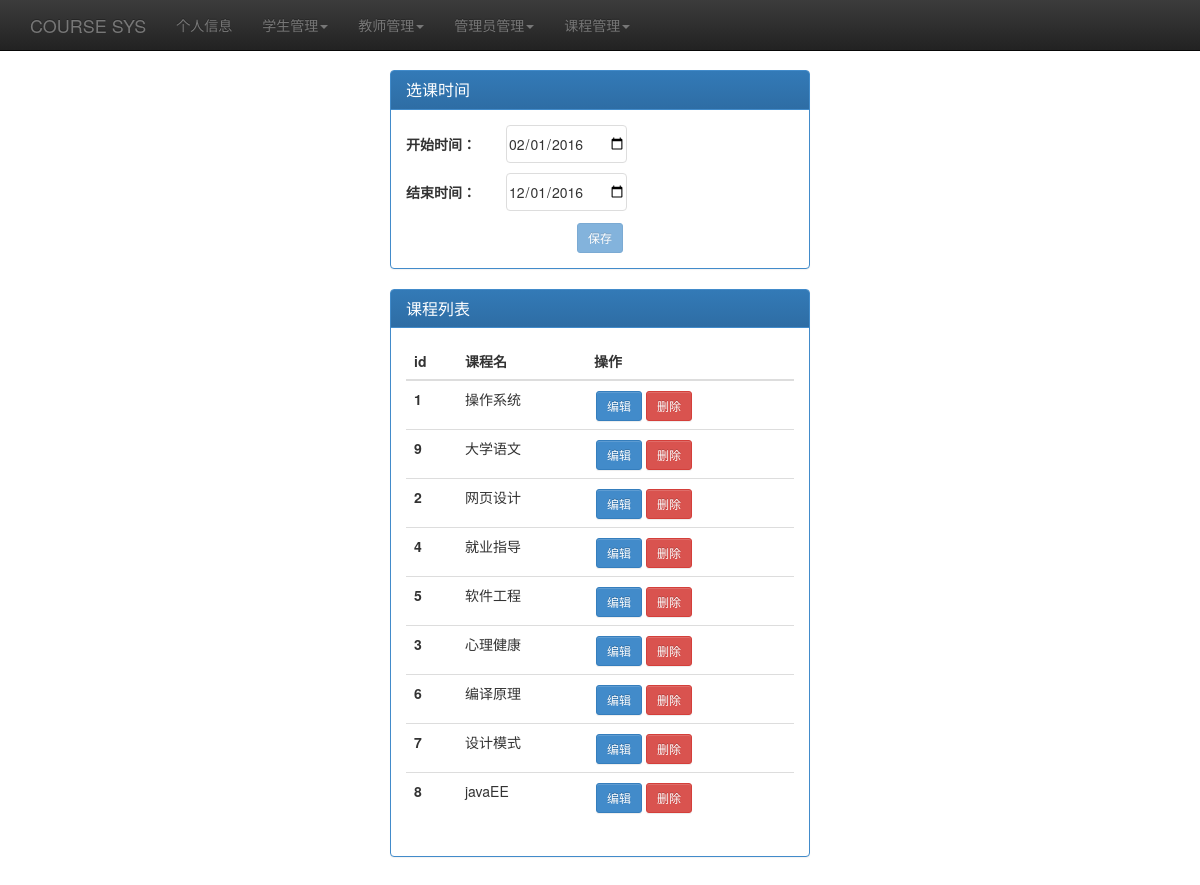
/view_course_inf.php, run on the app's committed database.
### tables this page shows
CREATE TABLE `t_time` (
  `starttime` date NOT NULL,
  `endtime` date NOT NULL,
  PRIMARY KEY  (`starttime`,`endtime`)
);

CREATE TABLE `t_course` (
  `Cno` int(11) NOT NULL auto_increment COMMENT '课程号',
  `Cname` varchar(20) NOT NULL COMMENT '课程名',
  `Ctype` int(11) default NULL COMMENT '课程类型',
  `Chour` int(11) default NULL COMMENT '课时',
  `Credit` int(11) default NULL COMMENT '学分',
  `Coursestart` int(11) default NULL COMMENT '开课时间',
  `Courseend` int(11) default NULL COMMENT '结课时间',
  `Price` double default NULL COMMENT '价格',
  `tno` int(11) default NULL COMMENT '任课教师',
  PRIMARY KEY  (`Cno`),
  KEY `fk_c_t_idx` (`tno`),
  CONSTRAINT `fk_c_t` FOREIGN KEY (`tno`) REFERENCES `t_teacher` (`Tno`) ON DELETE NO ACTION ON UPDATE NO ACTION
);

### lib/db_operate.php (called while the page is built, shortened)
<?php
class ConnDB
{
    var $host;
    var $user;
    var $pwd;
    var $conn;
    public function setSqlStmt($sqlStmt)
    {
        $this->sqlStmt = $sqlStmt;
    }
    var $sqlStmt;
    public function __construct($host, $user, $pwd, $dbname)
    {
        $this->host = $host;
        $this->user = $user;
        $this->pwd = $pwd;
        $this->dbname = $dbname;
    }
    function getResult()
    {
        if (!empty($this->sqlStmt)) {
            $this->result = mysql_query($this->sqlStmt, $this->conn);
        }
    }
    function openConn()
    {
        $this->conn = mysql_connect($this->host, $this->user, $this->pwd) or die("数据库连接错误" . mysql_error());
    }
}
function getCourseInf($id)
{
    $db = new ConnDB(DB_HOST, DB_USER, DB_PASS, DB_NAME);
    $db->openConn();
    $db->setSqlStmt("select * from t_course where cno=$id");
    $db->getResult();
    $row = mysql_fetch_array($db->result);
    if (!$row) {
        $db->closeConn();
        return false;
    } else {
        $course = new Course();
        $course->id = $row['Cno'];
        $course->name = $row['Cname'];
        $course->credit = $row['Credit'];
        $course->type = $row['Ctype'];
        $course->hour = $row['Chour'];
        $course->startWeek = $row['Coursestart'];
        $course->endWeek = $row['Courseend'];
        $course->price = $row['Price'];
        $course->teacherId = $row['tno'];
        $course->courseDetail = array();
        $db->setSqlStmt("select * from course_detail where cno=$id");
        $db->getResult();
        $row = mysql_fetch_array($db->result);
        if ($row) {
            do {
                $detail = new CourseDetail();
                $detail->hour = $row['hours'];
                $detail->startHour = $row['starthour'];
                $detail->day = $row['days'];
                $detail->building = $row['building'];
                $detail->room = $row['room'];
                array_push($course->courseDetail, $detail);
            } while ($row = mysql_fetch_array($db->result));
        }
        return $course;
    }
}
function getCurrentCourses()
{
    $db = new ConnDB(DB_HOST, DB_USER, DB_PASS, DB_NAME);
    $db->openConn();
    $db->setSqlStmt("select cno from t_course");
    $db->getResult();
    $courseList = array();
    $row = mysql_fetch_array($db->result);
    if ($row) {
        do {
            array_push($courseList, $row[0]);
        } while ($row = mysql_fetch_array($db->result));
    }
    return $courseList;
}
function getTime()
{
    $db = new ConnDB(DB_HOST, DB_USER, DB_PASS, DB_NAME);
    $db->openConn();
    $db->setSqlStmt("select * from t_time");
    $db->getResult();
    if ($db->result) {
        $row = mysql_fetch_array($db->result);
        if ($row) {
            $time = new TimePeriod();
            $time->startTime = $row['starttime'];
            $time->endTime = $row['endtime'];
            return $time;
        }
    }
}
?>

### view_course_inf.php (the view, shortened to what this page needs)
<?php
	include('lib\\db_operate.php');
	$time = getTime();
?>
<!DOCTYPE html>
<html lang="en">
	<head>
		<link href="css/bootstrap.min.css" rel="stylesheet">
		<link href="css/bootstrap-theme.min.css" rel="stylesheet">
		<link href="css/theme.css" rel="stylesheet">
		<link href="css/bootstrap.min.css" rel="stylesheet">
		<link href="css/bootstrap-toggle.css" rel="stylesheet">
		<link href="main-page.css" rel="stylesheet">
	</head>
	<body>
		<div class="panel panel-primary">
			<div class="panel-heading">
				<h3 class="panel-title">选课时间</h3>
			</div>
			<div class="panel-body">
				<p><span class="text-label"><strong>开始时间：</strong></span><input type="date" id="startTimeText" class="basic-input" autocomplete="off" value="<?php echo $time->startTime; ?>"></p>
				<p><span class="text-label"><strong>结束时间：</strong></span><input type="date" id="endTimeText" class="basic-input" autocomplete="off" value="<?php echo $time->endTime; ?>"></p>
				<div style="margin-left:auto; margin-right:auto; width:50px"><button type="button" id="save" class="delete-course btn btn-sm btn-primary" disabled="disabled">保存</button></div>
			</div>
		</div>
		<div class="panel panel-primary">
			<div class="panel-heading">
				<h3 class="panel-title">课程列表</h3>
			</div>
			<div class="panel-body">
				<table class="table">
					<thead>
						<tr>
							<th>id</th>
							<th>课程名</th>
							<th>操作</th>
						</tr>
					</thead>
					<tbody>
				<?php
					$courses = getCurrentCourses();
					foreach($courses as $course_id)
					{
						$course = getCourseInf($course_id);
						echo "
						<tr>
							<th>$course->id</th>
							<td>$course->name</td>" . '
							<td><button type="button" class="edit btn btn-sm btn-primary">编辑</button><button type="button" class="delete btn btn-sm btn-danger">删除</button></td>
						</tr>';
					}
				?>
					</tbody>
			</div>
		</div>
	</body>
</html>

### css/theme.css (style rules this page uses)
body { padding-top: 70px; padding-bottom: 30px; }

### main-page.css (style rules this page uses)
.panel { margin-left: auto; margin-right: auto; }
.basic-input { background-color: #fff; border: 1px solid #ddd; -webkit-border-radius: 4px; -moz-border-radius: 4px; border-radius: 4px; }

### view_course_inf.php (style rules this page uses)
.panel { width: 35%; }
.text-label { width: 100px; display:inline-block; }
button { margin: 2px; }

### data on the page
t_time: starttime "02/01/2016", endtime "12/01/2016"
t_course: Cno "1", Cname "操作系统"
t_course: Cno "9", Cname "大学语文"
t_course: Cno "2", Cname "网页设计"
t_course: Cno "4", Cname "就业指导"
t_course: Cno "5", Cname "软件工程"
t_course: Cno "3", Cname "心理健康"
t_course: Cno "6", Cname "编译原理"
t_course: Cno "7", Cname "设计模式"
t_course: Cno "8", Cname "javaEE"
